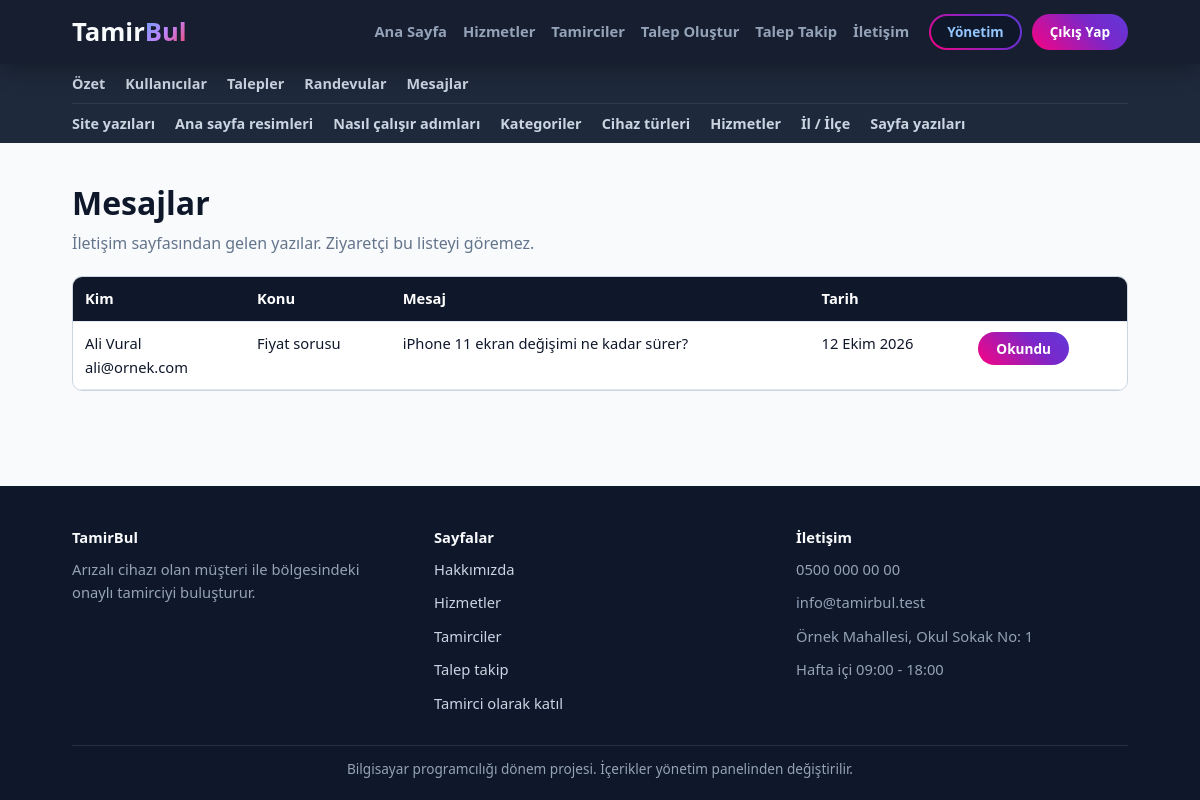
Screenshot of /admin/mesajlar.php (signed in) with the database file from the repository.
### tables this page shows
CREATE TABLE site_ayarlari (
    id INT AUTO_INCREMENT PRIMARY KEY,  
    anahtar VARCHAR(50) NOT NULL UNIQUE,  
    deger TEXT NOT NULL,  
    etiket VARCHAR(100) NOT NULL DEFAULT ''  
);

CREATE TABLE mesajlar (
    id INT AUTO_INCREMENT PRIMARY KEY,  
    ad VARCHAR(80) NOT NULL,  
    eposta VARCHAR(100) NOT NULL,  
    konu VARCHAR(150) NOT NULL,  
    mesaj TEXT NOT NULL,  
    okundu TINYINT NOT NULL DEFAULT 0,  
    tarih DATETIME NOT NULL  
);

### ortak/hazirla.php (called while the page is built, shortened)
<?php
if (is_dir("ortak")) {
    $kok = "";
} else {
    $kok = "../";
}
include __DIR__ . "/baglanti.php";
include __DIR__ . "/guvenlik.php";

### ortak/baglanti.php (called while the page is built, shortened)
<?php
$baglanti = mysqli_connect("127.0.0.1", "root", "", "tamirbul");
$veritabani_hazir = ($baglanti != false);
if ($veritabani_hazir) {
    mysqli_set_charset($baglanti, "utf8mb4");
}
function sorgula($sorgu) {
    global $baglanti;
    return mysqli_query($baglanti, $sorgu);
}
function satirlar($sorgu) {
    $liste = array();
    $sonuc = sorgula($sorgu);
    while ($sonuc && $satir = mysqli_fetch_assoc($sonuc)) {
        $liste[] = $satir;
    }
    return $liste;
}
function tek_satir($sorgu) {
    $liste = satirlar($sorgu);
    return $liste[0];
}
function temizle($yazi) {
    global $baglanti;
    return mysqli_real_escape_string($baglanti, $yazi);
}
function ayar_getir($anahtar, $yoksa_bu) {
    $satir = tek_satir("SELECT deger FROM site_ayarlari WHERE anahtar = '" . temizle($anahtar) . "'");
    return $satir["deger"];
}

### ortak/guvenlik.php (called while the page is built, shortened)
<?php
function giris_yapildi_mi() {
    return isset($_SESSION["kullanici_id"]);
}
function temiz_yaz($metin) {
    return htmlspecialchars($metin, ENT_QUOTES, "UTF-8");
}
function tarih_yaz($tarih) {
    $zaman = strtotime($tarih);
    $aylar = array("", "Ocak", "Şubat", "Mart", "Nisan", "Mayıs", "Haziran", "Temmuz", "Ağustos", "Eylül", "Ekim", "Kasım", "Aralık");
    return date("d", $zaman) . " " . $aylar[(int) date("n", $zaman)] . " " . date("Y", $zaman);
}

### admin/mesajlar.php (the view, shortened to what this page needs)
<?php
include "../ortak/hazirla.php";
$mesajlar = satirlar("SELECT * FROM mesajlar ORDER BY id DESC");
include "../ortak/baslik.php";
include "menu.php";
?>
<section class="sayfa">
    <div class="kapsayici">
        <h1>Mesajlar</h1>
        <p class="giris-metni">İletişim sayfasından gelen yazılar. Ziyaretçi bu listeyi göremez.</p>
        <div class="tablo-kutu">
            <table>
                <tr><th>Kim</th><th>Konu</th><th>Mesaj</th><th>Tarih</th><th></th></tr>
                <?php foreach ($mesajlar as $mesaj) { ?>
                    <tr>
                        <td><?php echo temiz_yaz($mesaj["ad"]); ?><br><?php echo temiz_yaz($mesaj["eposta"]); ?></td>
                        <td><?php echo temiz_yaz($mesaj["konu"]); ?></td>
                        <td><?php echo temiz_yaz($mesaj["mesaj"]); ?></td>
                        <td><?php echo tarih_yaz($mesaj["tarih"]); ?></td>
                        <td>
                            <?php if ($mesaj["okundu"] == 0) { ?>
                                <form method="post" action="mesaj-okundu.php">
                                    <button class="btn btn-sm btn-primary" type="submit">Okundu</button>
                                </form>
                            <?php } else { ?>
                                Okundu
                            <?php } ?>
                        </td>
                    </tr>
                <?php } ?>
            </table>
        </div>
    </div>
</section>
<?php
include "../ortak/altlik.php";
?>

### ortak/baslik.php (shortened to what this page needs)
<?php
$site_adi = ayar_getir("site_adi", "TamirBul");
$logo_on = mb_substr($site_adi, 0, 5, "UTF-8");
$logo_arka = mb_substr($site_adi, 5, null, "UTF-8");
$acik_dosya = basename($_SERVER["PHP_SELF"]);
$menu_linkleri = array(
    "index.php" => "Ana Sayfa",
    "hizmetler.php" => "Hizmetler",
    "tamirciler.php" => "Tamirciler",
    "talep-olustur.php" => "Talep Oluştur",
    "talep-takip.php" => "Talep Takip",
    "iletisim.php" => "İletişim"
);
$panel_adresi = "musteri/panel.php";
$panel_yazisi = "Hesabım";
if (isset($_SESSION["rol"]) && $_SESSION["rol"] == "admin") {
    $panel_adresi = "admin/panel.php";
    $panel_yazisi = "Yönetim";
}
?>
<!DOCTYPE html>
<html lang="tr">
<head>
    <link rel="stylesheet" href="<?php echo $kok; ?>css/stil.css">
</head>
<body>
    <header class="navbar">
        <div class="container navbar-container">
            <a class="logo" href="<?php echo $kok; ?>index.php">
                <h1><?php echo temiz_yaz($logo_on); ?><span><?php echo temiz_yaz($logo_arka); ?></span></h1>
            </a>
            <div id="menu" class="menu">
                <nav class="nav-menu">
                    <ul>
                        <?php foreach ($menu_linkleri as $dosya => $yazi) { ?>
                            <li><a href="<?php echo $kok . $dosya; ?>" <?php if ($acik_dosya == $dosya && $kok == "") { echo 'class="active"'; } ?>><?php echo $yazi; ?></a></li>
                        <?php } ?>
                    </ul>
                </nav>
                <?php if (giris_yapildi_mi()) { ?>
                    <div class="user-profile-menu">
                        <a class="btn btn-sm btn-outline" href="<?php echo $kok . $panel_adresi; ?>"><?php echo $panel_yazisi; ?></a>
                        <a class="btn btn-sm btn-secondary" href="<?php echo $kok; ?>cikis.php">Çıkış Yap</a>
                    </div>
                <?php } ?>
            </div>
        </div>
    </header>
    <main>

### ortak/altlik.php (shortened to what this page needs)
<?php
$alt_site_adi = ayar_getir("site_adi", "TamirBul");
$alt_aciklama = ayar_getir("altlik_aciklama", "");
$alt_telefon = ayar_getir("telefon", "");
$alt_eposta = ayar_getir("eposta", "");
$alt_adres = ayar_getir("adres", "");
$alt_saat = ayar_getir("calisma_saatleri", "");
$alt_not = ayar_getir("altlik_not", "");
?>
    </main>
    <footer class="footer">
        <div class="container footer-container">
            <div>
                <strong><?php echo temiz_yaz($alt_site_adi); ?></strong>
                <p><?php echo temiz_yaz($alt_aciklama); ?></p>
            </div>
            <div>
                <strong>Sayfalar</strong>
                <p><a href="<?php echo $kok; ?>hakkimizda.php">Hakkımızda</a></p>
                <p><a href="<?php echo $kok; ?>hizmetler.php">Hizmetler</a></p>
                <p><a href="<?php echo $kok; ?>tamirciler.php">Tamirciler</a></p>
                <p><a href="<?php echo $kok; ?>talep-takip.php">Talep takip</a></p>
                <p><a href="<?php echo $kok; ?>tamirci-kayit.php">Tamirci olarak katıl</a></p>
            </div>
            <div>
                <strong>İletişim</strong>
                <p><?php echo temiz_yaz($alt_telefon); ?></p>
                <p><?php echo temiz_yaz($alt_eposta); ?></p>
                <p><?php echo temiz_yaz($alt_adres); ?></p>
                <p><?php echo temiz_yaz($alt_saat); ?></p>
            </div>
        </div>
        <div class="container alt-not">
            <p><?php echo temiz_yaz($alt_not); ?></p>
        </div>
    </footer>
</body>
</html>

### css/stil.css (style rules this page uses)
:root { --primary: #2563eb; --primary-dark: #1d4ed8; --secondary: #10b981; --background: #f8fafc; --text: #0f172a; --text-light: #64748b; --border: #cbd5e1; --navy: #0f172a; --radius-lg: 16px; --radius-sm: 10px; }
* { margin: 0; padding: 0; box-sizing: border-box; }
body { font-family: "Segoe UI", Tahoma, Arial, sans-serif; background: var(--background); color: var(--text); line-height: 1.6; min-height: 100vh; display: flex; flex-direction: column; }
main { flex: 1; }
h1, h2, h3, h4, h5 { line-height: 1.25; }
a { color: var(--primary); }
p { margin-bottom: 10px; }
.container, .kapsayici { width: 88%; max-width: 1200px; margin: 0 auto; }
.btn { display: inline-flex; justify-content: center; align-items: center; position: relative; overflow: hidden; padding: 11px 26px; border: none; border-radius: 40px; text-decoration: none; font-weight: 700; font-size: 0.95rem; font-family: inherit; cursor: pointer; color: #ffffff; z-index: 1; transition: transform 0.3s, box-shadow 0.3s; white-space: nowrap; }
.btn::before { content: ""; position: absolute; top: -2px; left: -2px; right: -2px; bottom: -2px; background: linear-gradient(45deg, #ff007f, #7928ca, #4f46e5, #3b82f6, #00ff87, #ff007f); background-size: 400%; z-index: -1; animation: renkKaydir 6s linear infinite; }
.btn-outline { color: #93c5fd; }
.btn-outline::after { content: ""; position: absolute; top: 2px; left: 2px; right: 2px; bottom: 2px; background: #0f172a; border-radius: 40px; z-index: -1; }
.btn-sm { padding: 7px 18px; font-size: 0.85rem; }
.navbar { background: rgba(15, 23, 42, 0.97); box-shadow: 0 4px 25px rgba(0, 0, 0, 0.35); position: sticky; top: 0; z-index: 1000; }
.navbar-container { display: flex; align-items: center; gap: 20px; padding: 14px 0; }
.logo { text-decoration: none; flex-shrink: 0; }
.logo h1 { font-size: 1.6rem; font-weight: 900; color: #f8fafc; }
.logo span { background: linear-gradient(135deg, #60a5fa, #c084fc, #f43f5e); -webkit-background-clip: text; background-clip: text; -webkit-text-fill-color: transparent; }
.menu { display: flex; align-items: center; flex: 1; gap: 20px; }
.nav-menu { margin-left: auto; }
.nav-menu ul { display: flex; list-style: none; gap: 16px; }
.nav-menu a { color: #94a3b8; text-decoration: none; font-weight: 600; font-size: 0.92rem; }
.auth-buttons, .user-profile-menu { display: flex; align-items: center; gap: 10px; }
.dashboard-section, .sayfa { padding: 40px 0 60px 0; }
.dashboard-header h2, .sayfa h1 { font-size: 2rem; margin-bottom: 8px; }
.dashboard-header p, .giris-metni { color: var(--text-light); margin-bottom: 20px; }
.tablo-kutu { overflow-x: auto; background: #ffffff; border: 1px solid var(--border); border-radius: var(--radius-sm); margin-bottom: 26px; }
table { width: 100%; border-collapse: collapse; }
th, td { text-align: left; padding: 10px 12px; border-bottom: 1px solid #e2e8f0; vertical-align: top; font-size: 0.92rem; }
th { background: var(--navy); color: #ffffff; }
td form { display: inline-block; margin: 0 4px 4px 0; }
.footer { background: var(--navy); color: #94a3b8; padding: 40px 0 10px 0; font-size: 0.92rem; }
.footer a { color: #cbd5e1; text-decoration: none; }
.footer strong { color: #f8fafc; display: block; margin-bottom: 8px; }
.footer-container { display: flex; gap: 30px; }
.footer-container > div { flex: 1; }
.alt-not { border-top: 1px solid rgba(255, 255, 255, 0.1); margin-top: 20px; padding-top: 12px; text-align: center; font-size: 0.85rem; }

### rows the page displays
site_ayarlari: deger "Tamir", deger "Bul", deger "TamirBul"
mesajlar: ad "Ali Vural", eposta "ali@ornek.com", konu "Fiyat sorusu", mesaj "iPhone 11 ekran değişimi ne kadar sürer?", tarih "12 Ekim 2026"
site_ayarlari: deger "Arızalı cihazı olan müşteri ile bölgesindeki onaylı tamirciyi buluşturur."
site_ayarlari: deger "0500 000 00 00"
site_ayarlari: deger "info@tamirbul.test"
site_ayarlari: deger "Örnek Mahallesi, Okul Sokak No: 1"
site_ayarlari: deger "Hafta içi 09:00 - 18:00"
site_ayarlari: deger "Bilgisayar programcılığı dönem projesi. İçerikler yönetim panelinden değiştirilir."

### other values shown
$yazi "Ana Sayfa"
$yazi "Hizmetler"
$yazi "Tamirciler"
$yazi "Talep Oluştur"
$yazi "Talep Takip"
$yazi "İletişim"
$panel_yazisi "Yönetim"
